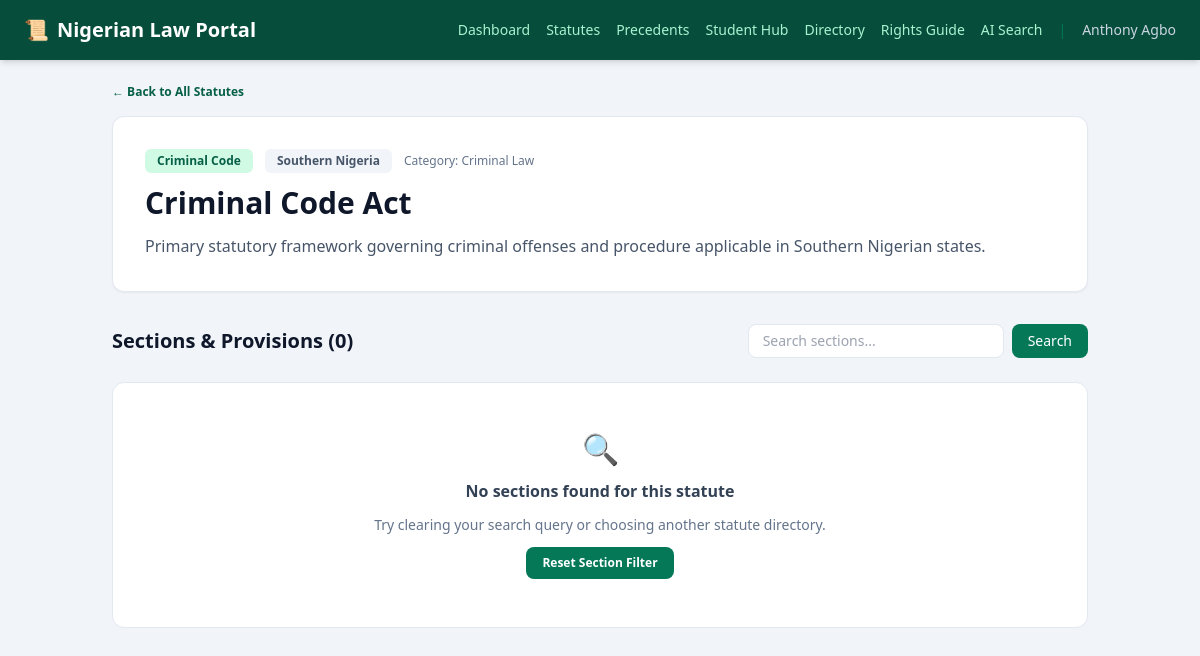
The app's page /laws/2 (signed in), older data.
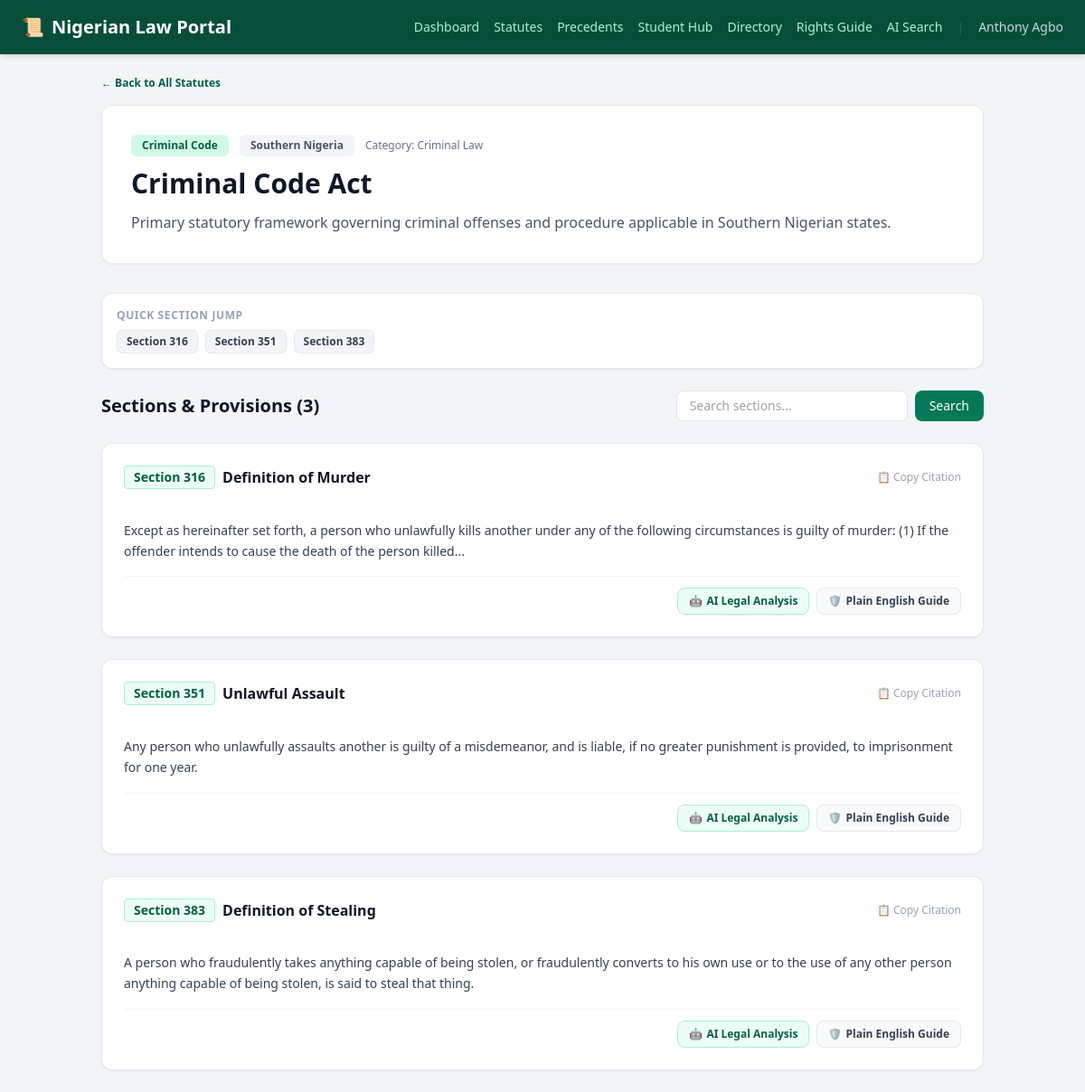
The same page, newer data.
### app.py (models this page shows, shortened)
class User(UserMixin, db.Model):
    id = db.Column(db.Integer, primary_key=True)
    full_name = db.Column(db.String(100), nullable=False)
    email = db.Column(db.String(120), unique=True, nullable=False)
    password_hash = db.Column(db.String(256), nullable=False)

class Statute(db.Model):
    id = db.Column(db.Integer, primary_key=True)
    title = db.Column(db.String(255), nullable=False)
    abbreviation = db.Column(db.String(20), nullable=False)
    category = db.Column(db.String(100), nullable=False)
    jurisdiction = db.Column(db.String(50), default="Federal")
    description = db.Column(db.Text, nullable=False)

class StatuteSection(db.Model):
    id = db.Column(db.Integer, primary_key=True)
    statute_id = db.Column(db.Integer, db.ForeignKey('statute.id'), nullable=False)
    section_number = db.Column(db.String(50), nullable=False)
    title = db.Column(db.String(255), nullable=True)
    content = db.Column(db.Text, nullable=False)
    statute = db.relationship('Statute', backref=db.backref('sections', lazy=True))

### app.py (the view)
@app.route("/laws/<int:statute_id>")
@login_required
def statute_detail(statute_id):
    statute = db.get_or_404(Statute, statute_id)
    section_query = request.args.get("q", "").strip()
    sections_query = StatuteSection.query.filter_by(statute_id=statute.id)
    if section_query:
        sections_query = sections_query.filter(
            (StatuteSection.section_number.ilike(f"%{section_query}%")) |
            (StatuteSection.title.ilike(f"%{section_query}%")) |
            (StatuteSection.content.ilike(f"%{section_query}%"))
        )
    sections = sections_query.all()
    return render_template(
        "statute_detail.html",
        statute=statute,
        sections=sections,
        section_query=section_query
    )

### app.py (called while the page is built)
@login_manager.user_loader
def load_user(user_id):
    return db.session.get(User, int(user_id))

### templates/statute_detail.html (shortened to what this page needs)
<!DOCTYPE html>
<html lang="en">
<head>
    <script src="https://cdn.tailwindcss.com"></script>
</head>
<body class="bg-slate-100 font-sans text-slate-800 min-h-screen">
    <nav class="bg-emerald-900 text-white p-4 shadow-md sticky top-0 z-50">
        <div class="max-w-6xl mx-auto flex justify-between items-center">
            <a href="/dashboard" class="text-xl font-bold flex items-center gap-2">
                <span>📜</span> Nigerian Law Portal
            </a>
            <div class="flex items-center gap-4 text-sm overflow-x-auto">
                <a href="/dashboard" class="text-emerald-200 hover:text-white transition-colors">Dashboard</a>
                <a href="/laws" class="text-emerald-200 hover:text-white transition-colors">Statutes</a>
                <a href="/cases" class="text-emerald-200 hover:text-white transition-colors">Precedents</a>
                <a href="/student-hub" class="text-emerald-200 hover:text-white transition-colors">Student Hub</a>
                <a href="/directory" class="text-emerald-200 hover:text-white transition-colors">Directory</a>
                <a href="/rights-guide" class="text-emerald-200 hover:text-white transition-colors">Rights Guide</a>
                <a href="/ai-search" class="text-emerald-200 hover:text-white transition-colors">AI Search</a>
                <span class="text-emerald-700 hidden sm:inline">|</span>
                <span class="text-slate-300 hidden md:inline">{{ current_user.full_name }}</span>
            </div>
        </div>
    </nav>
    <main class="max-w-5xl mx-auto p-6">
        <div class="mb-4">
            <a href="/laws" class="text-xs font-bold text-emerald-800 hover:text-emerald-900 flex items-center gap-1">
                ← Back to All Statutes
            </a>
        </div>
        <div class="bg-white rounded-xl shadow-sm border border-slate-200 p-8 mb-8">
            <div class="flex items-center gap-3 mb-3 flex-wrap">
                <span class="bg-emerald-100 text-emerald-800 text-xs font-bold px-3 py-1 rounded-md">
                    {{ statute.abbreviation }}
                </span>
                <span class="bg-slate-100 text-slate-600 text-xs font-semibold px-3 py-1 rounded-md">
                    {{ statute.jurisdiction }}
                </span>
                <span class="text-xs text-slate-500 font-medium">
                    Category: {{ statute.category }}
                </span>
            </div>
            <h1 class="text-2xl md:text-3xl font-bold text-slate-900 leading-tight mb-3">
                {{ statute.title }}
            </h1>
            <p class="text-slate-600 leading-relaxed">
                {{ statute.description }}
            </p>
        </div>
        {% if sections %}
            <div class="bg-white rounded-xl border border-slate-200 p-4 mb-6 shadow-sm">
                <span class="text-xs font-bold text-slate-400 uppercase tracking-wider block mb-2">Quick Section Jump</span>
                <div class="flex flex-wrap gap-2">
                    {% for section in sections %}
                        <a href="#sec-{{ section.id }}" class="text-xs font-semibold bg-slate-100 hover:bg-emerald-100 text-slate-700 hover:text-emerald-800 px-2.5 py-1 rounded-md transition-colors border border-slate-200">
                            {{ section.section_number }}
                        </a>
                    {% endfor %}
                </div>
            </div>
        {% endif %}
        <div class="flex flex-col sm:flex-row justify-between items-start sm:items-center gap-4 mb-6">
            <h2 class="text-xl font-bold text-slate-900">
                Sections & Provisions ({{ sections|length }})
            </h2>
            <form action="/laws/{{ statute.id }}" method="GET" class="flex gap-2 w-full sm:w-auto">
                <input type="text" name="q" value="{{ section_query }}"
                    placeholder="Search sections..."
                    class="px-3.5 py-1.5 border border-slate-200 rounded-lg focus:ring-2 focus:ring-emerald-500 outline-none text-sm bg-white flex-grow sm:w-64">
                <button type="submit" class="bg-emerald-700 hover:bg-emerald-800 text-white px-4 py-1.5 rounded-lg text-sm font-medium transition-colors">
                    Search
                </button>
            </form>
        </div>
        {% if sections %}
            <div class="space-y-6">
                {% for section in sections %}
                    <div id="sec-{{ section.id }}" class="bg-white rounded-xl shadow-sm border border-slate-200 p-6 hover:border-emerald-300 transition-colors scroll-mt-20">
                        <div class="flex flex-wrap items-center justify-between gap-2 mb-2">
                            <div class="flex items-center gap-2">
                                <span class="text-sm font-bold text-emerald-800 bg-emerald-50 border border-emerald-200 px-2.5 py-0.5 rounded">
                                    {{ section.section_number }}
                                </span>
                                {% if section.title %}
                                    <h3 class="text-base font-bold text-slate-900">
                                        {{ section.title }}
                                    </h3>
                                {% endif %}
                            </div>
                            <button onclick="navigator.clipboard.writeText('{{ statute.abbreviation }} {{ section.section_number }}: {{ section.title or '' }}'); alert('Citation copied!');"
                                class="text-xs text-slate-400 hover:text-emerald-700 font-medium transition-colors flex items-center gap-1">
                                📋 Copy Citation
                            </button>
                        </div>
                        <p class="text-slate-700 text-sm leading-relaxed mt-3 whitespace-pre-line">
                            {{ section.content }}
                        </p>
                        <div class="mt-4 pt-3 border-t border-slate-100 flex flex-wrap justify-end gap-2">
                            <form action="/ai-search" method="POST" class="inline">
                                <button type="submit" class="text-xs bg-emerald-50 hover:bg-emerald-100 text-emerald-800 font-semibold px-3 py-1.5 rounded-lg border border-emerald-200 transition-colors flex items-center gap-1">
                                    <span>🤖</span> AI Legal Analysis
                                </button>
                            </form>
                            <form action="/ai-search" method="POST" class="inline">
                                <button type="submit" class="text-xs bg-slate-50 hover:bg-slate-100 text-slate-700 font-semibold px-3 py-1.5 rounded-lg border border-slate-200 transition-colors flex items-center gap-1">
                                    <span>🛡️</span> Plain English Guide
                                </button>
                            </form>
                        </div>
                    </div>
                {% endfor %}
            </div>
        {% else %}
            <div class="bg-white rounded-xl border border-slate-200 p-12 text-center space-y-3">
                <span class="text-3xl block">🔍</span>
                <p class="text-slate-700 font-bold">No sections found for this statute</p>
                <p class="text-slate-500 text-sm">Try clearing your search query or choosing another statute directory.</p>
                <a href="/laws/{{ statute.id }}" class="inline-block text-xs font-semibold bg-emerald-700 text-white px-4 py-2 rounded-lg hover:bg-emerald-800 transition-colors">
                    Reset Section Filter
                </a>
            </div>
        {% endif %}
    </main>
</body>
</html>

Row changes from the older to the newer data that the page shows:
added StatuteSection: section_number "Section 316", title "Definition of Murder", content "Except as hereinafter set forth, a person who unlawfully kills another under any of the following circumstances is guilty of murder: (1) If the offender intends to cause the death of the person killed..."
added StatuteSection: section_number "Section 351", title "Unlawful Assault", content "Any person who unlawfully assaults another is guilty of a misdemeanor, and is liable, if no greater punishment is provided, to imprisonment for one year."
added StatuteSection: section_number "Section 383", title "Definition of Stealing", content "A person who fraudulently takes anything capable of being stolen, or fraudulently converts to his own use or to the use of any other person anything capable of being stolen, is said to steal that thing."
Text that changed along with them:
{{ sections|length }}: "0" → "3"
text no longer shown: "🔍 No sections found for this statute Try clearing your search query or choosing another statute directory. Reset Section Filter"
text now shown: "QUICK SECTION JUMP"
